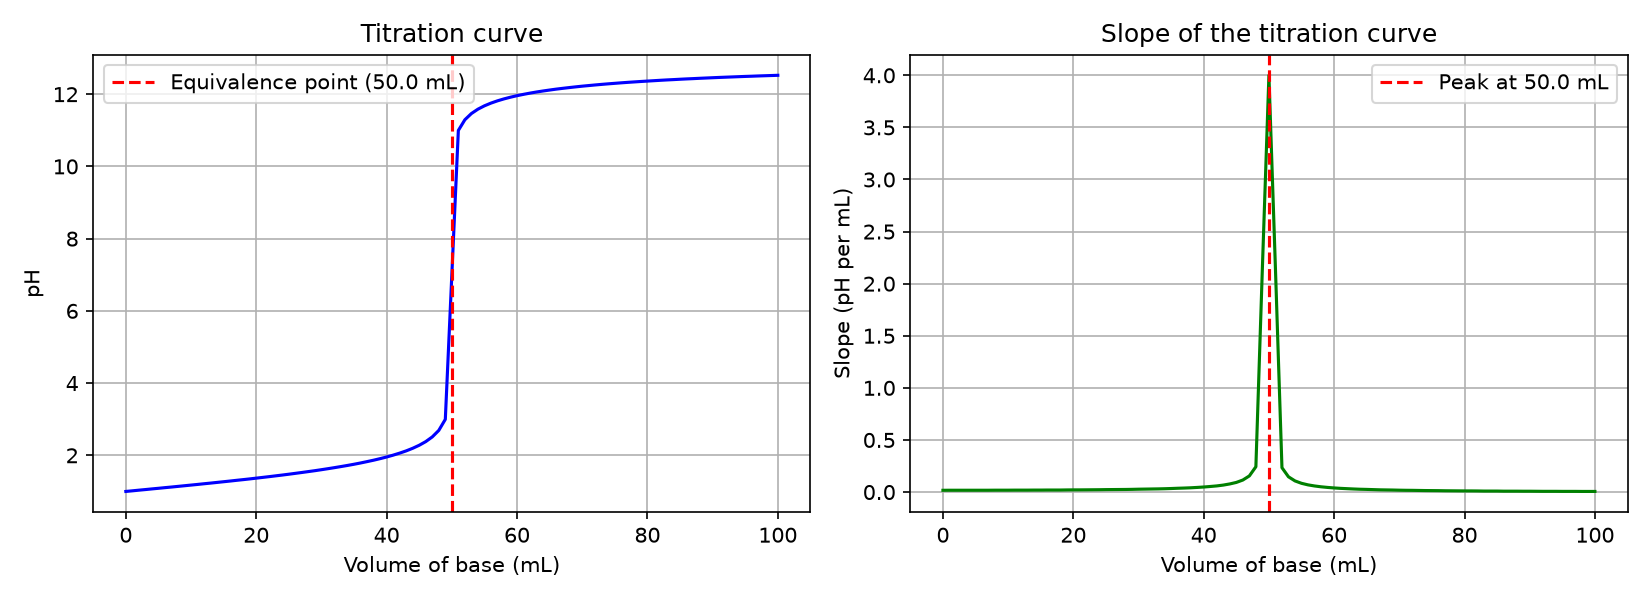

Write the Python code that produced this figure.
"""
PW2 Lab B Part 5 (bonus) -- find a titration's equivalence point.

titration.csv holds a titration curve: pH versus the volume of base added.
The equivalence point is the volume where the pH changes fastest (the steep
jump). Numerically, that is where the SLOPE of the pH curve is largest.
Run:  python titration.py
"""
import numpy as np
import matplotlib.pyplot as plt

# TODO 1: read titration.csv (columns volume_base, pH) into arrays V, pH.

# TODO 2: compute the slope of the pH curve with np.gradient(pH, V), and find
#         the volume where that slope is largest (np.argmax). That is the
#         equivalence point. Print it.

# TODO 3: make two plots side by side: (left) pH vs volume with a line at the
#         equivalence point; (right) the slope vs volume, showing it peaks
#         at the equivalence point. Save as titration.png.

# TODO 1: read the data
data = np.loadtxt("titration.csv", delimiter=",", skiprows=1)
V = data[:, 0]
pH = data[:, 1]


# TODO 2: slope of the pH curve and the equivalence point
slope = np.gradient(pH, V)
i_eq = np.argmax(slope)
V_eq = V[i_eq]
print("Equivalence point at V =", V_eq, "mL")
print("pH at the equivalence point:", pH[i_eq])
print("Largest slope:", slope[i_eq], "pH units per mL")


# TODO 3: two plots side by side
fig, (ax1, ax2) = plt.subplots(1, 2, figsize=(11, 4))

ax1.plot(V, pH, color="blue")
ax1.axvline(V_eq, color="red", linestyle="--", label=f"Equivalence point ({V_eq:.1f} mL)")
ax1.set_xlabel("Volume of base (mL)")
ax1.set_ylabel("pH")
ax1.set_title("Titration curve")
ax1.legend()

ax2.plot(V, slope, color="green")
ax2.axvline(V_eq, color="red", linestyle="--", label=f"Peak at {V_eq:.1f} mL")
ax2.set_xlabel("Volume of base (mL)")
ax2.set_ylabel("Slope (pH per mL)")
ax2.set_title("Slope of the titration curve")
ax2.legend()
ax1.grid(True)
ax2.grid(True)

plt.tight_layout()
plt.savefig("titration.png", dpi=150)
